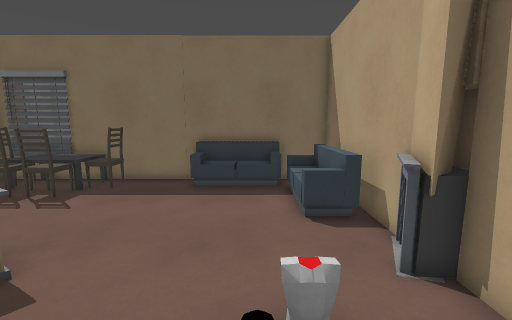
[1] (above)

13 first-person views from a walk through a Godot game level. The camera is 1.5 m above the floor, tilts 8° down and sees 90° across. The floor is counted in squares, 0.5 m on a side. Each view is taken from the middle of a square. On the plan, view 1 faces up. The plan holds only what a view shows up to about 19 squares ahead; the rest is blank. The place goes on beyond the plan. Surface patterns are stand-ins for the level's own textures.

[2]
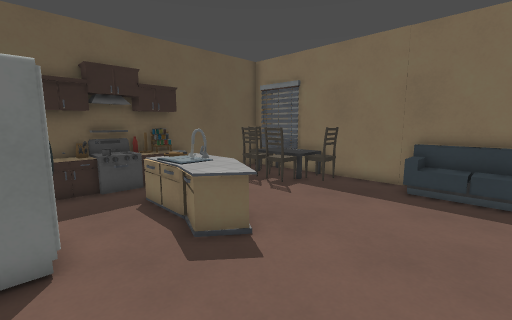

[3]
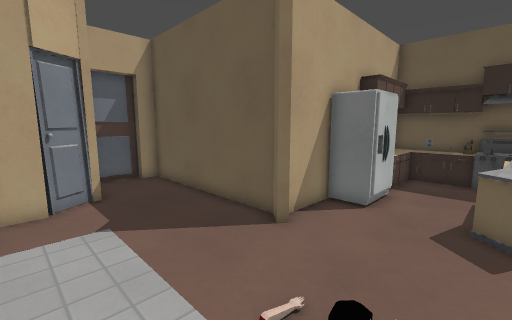

[4]
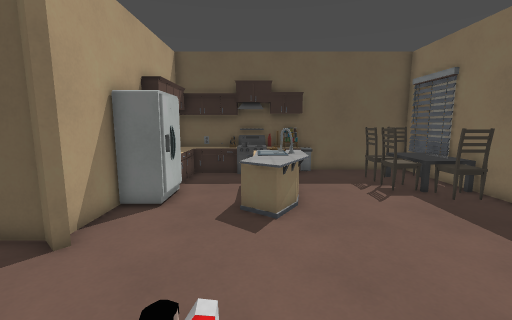

[5]
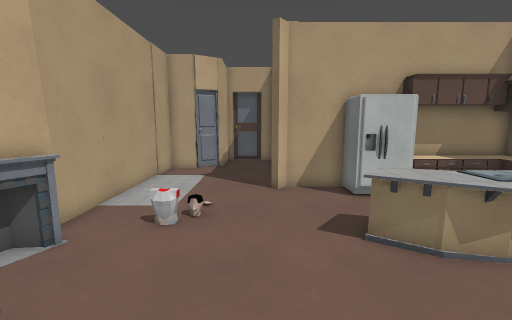

[6]
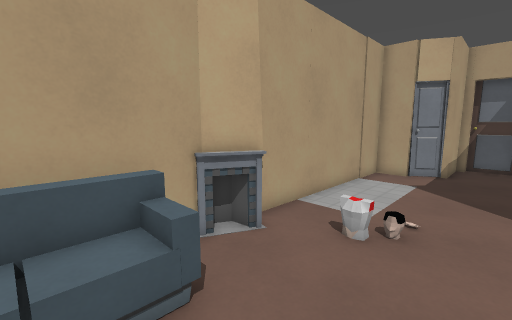

[7]
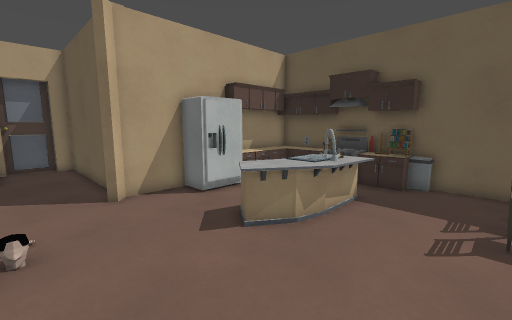

[8]
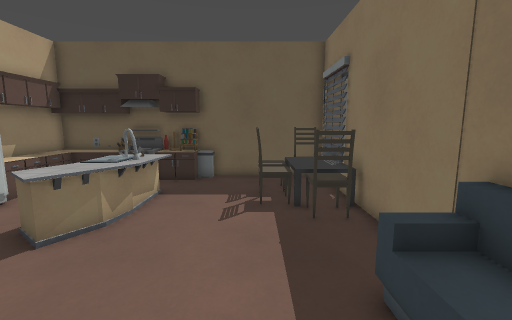

[9]
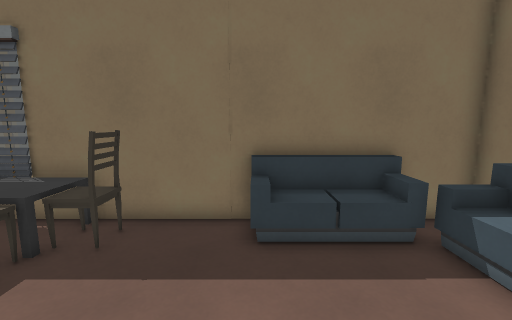

[10]
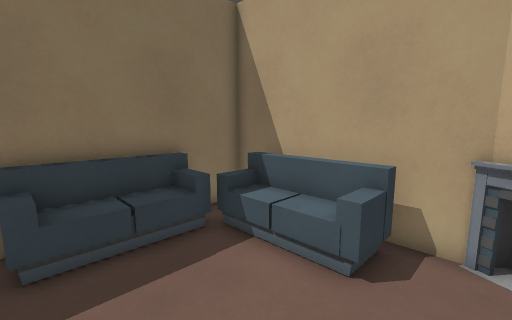

[11]
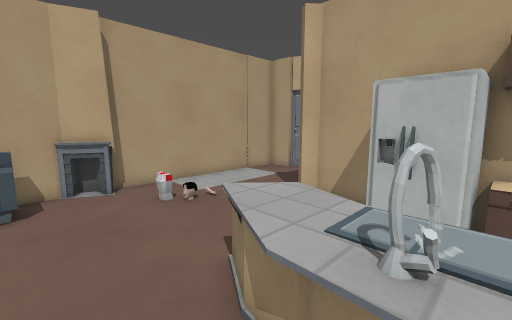

[12]
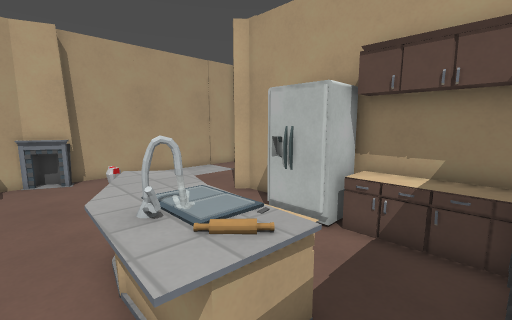

[13]
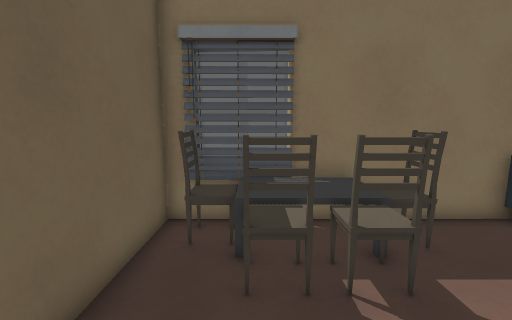

### Floor plan
Key: @ floor where view 1 was taken; # wall or solid block; . main floor; : floor 0.25 m higher than the main floor; = window, fence, low wall or low ledge; ^ raised ledge; v drop or lower ground; C chair; T table; S sofa; F fridge; O other object.
Columns run from 14 left of view 1 to 4 right of it. Each row starts with its distance up from view 1.
 15 #####
 14 ##^^########^^^^^^#
 13 #CCTTTCC...v   vv #
 12 #CCTTTCC...S...vvv#
 11 #..CCCC.........Ov#
 10 #..CCCC.........Ov#
  9 #...............Ov#
  8 #...............=v#
  7 #=................#
  6 ##=.^^^^.........##
  5 ##=.^^^^^^.......##
  4 #^^.^^^^^^........#
  3 ##=.....=.....:...#
  2 ##=...............#
  1  #=...FFF.........#
  0  #^^^^FFF.....@...#
 -1  #==########......#
 -2            #......#
 -3            #......#
 -4            #......#
 -5            #......#
 -6            #....###
 -7            #..####
 -8            #..##
 -9            #..#
-10            #..#
-11            ####

Positions as (right, up) in squares from view 1, and headings:
1: (0, 0), facing up
2: (0, 0), facing up-left
3: (3, 4), facing down-left
4: (3, 4), facing left
5: (-2, 11), facing down
6: (-2, 10), facing down-right
7: (0, 10), facing down-left
8: (1, 10), facing left
9: (-3, 6), facing up
10: (-3, 6), facing up-right
11: (-9, 8), facing down-right
12: (-12, 7), facing down-right
13: (-11, 6), facing up
